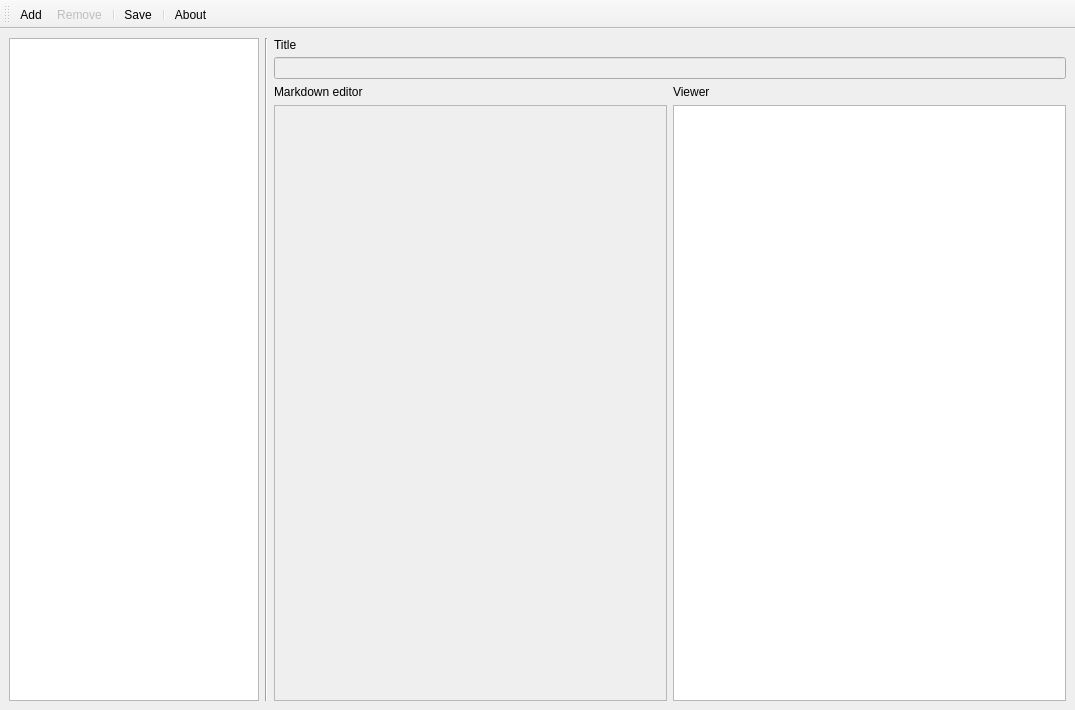
<?xml version="1.0" encoding="UTF-8"?>
<ui version="4.0">
 <class>MainWindow</class>
 <widget class="QMainWindow" name="MainWindow">
  <property name="geometry">
   <rect>
    <x>0</x>
    <y>0</y>
    <width>1075</width>
    <height>710</height>
   </rect>
  </property>
  <property name="minimumSize">
   <size>
    <width>1075</width>
    <height>710</height>
   </size>
  </property>
  <property name="windowTitle">
   <string>TaskNote</string>
  </property>
  <widget class="QWidget" name="centralwidget">
   <layout class="QGridLayout" name="gridLayout">
    <item row="0" column="0">
     <layout class="QHBoxLayout" name="horizontalLayout">
      <item>
       <widget class="QListWidget" name="noteList">
        <property name="maximumSize">
         <size>
          <width>250</width>
          <height>16777215</height>
         </size>
        </property>
       </widget>
      </item>
      <item>
       <widget class="Line" name="line">
        <property name="orientation">
         <enum>Qt::Vertical</enum>
        </property>
       </widget>
      </item>
      <item>
       <layout class="QVBoxLayout" name="verticalLayout">
        <item>
         <widget class="QLabel" name="label">
          <property name="maximumSize">
           <size>
            <width>16777215</width>
            <height>13</height>
           </size>
          </property>
          <property name="text">
           <string>Title</string>
          </property>
         </widget>
        </item>
        <item>
         <widget class="QLineEdit" name="titleEdit">
          <property name="enabled">
           <bool>false</bool>
          </property>
         </widget>
        </item>
        <item>
         <layout class="QHBoxLayout" name="horizontalLayout_3">
          <item>
           <widget class="QLabel" name="label_3">
            <property name="text">
             <string>Markdown editor</string>
            </property>
           </widget>
          </item>
          <item>
           <widget class="QLabel" name="label_2">
            <property name="text">
             <string>Viewer</string>
            </property>
           </widget>
          </item>
         </layout>
        </item>
        <item>
         <layout class="QHBoxLayout" name="horizontalLayout_2">
          <item>
           <widget class="QPlainTextEdit" name="contentEdit">
            <property name="enabled">
             <bool>false</bool>
            </property>
           </widget>
          </item>
          <item>
           <widget class="QTextEdit" name="markdownViewer">
            <property name="enabled">
             <bool>true</bool>
            </property>
            <property name="autoFormatting">
             <set>QTextEdit::AutoAll</set>
            </property>
            <property name="lineWrapMode">
             <enum>QTextEdit::WidgetWidth</enum>
            </property>
            <property name="readOnly">
             <bool>true</bool>
            </property>
            <property name="acceptRichText">
             <bool>false</bool>
            </property>
            <property name="textInteractionFlags">
             <set>Qt::TextSelectableByMouse</set>
            </property>
           </widget>
          </item>
         </layout>
        </item>
       </layout>
      </item>
     </layout>
    </item>
   </layout>
  </widget>
  <widget class="QToolBar" name="toolBar">
   <property name="maximumSize">
    <size>
     <width>16777215</width>
     <height>33</height>
    </size>
   </property>
   <property name="windowTitle">
    <string>toolBar</string>
   </property>
   <attribute name="toolBarArea">
    <enum>TopToolBarArea</enum>
   </attribute>
   <attribute name="toolBarBreak">
    <bool>false</bool>
   </attribute>
   <addaction name="actionAdd"/>
   <addaction name="actionRemove"/>
   <addaction name="separator"/>
   <addaction name="actionSave"/>
   <addaction name="separator"/>
   <addaction name="actionAbout"/>
  </widget>
  <action name="actionAdd">
   <property name="icon">
    <iconset resource="../../icons.qrc">
     <normaloff>:/icon/resources/outline_add_circle_outline_black_18dp.png</normaloff>:/icon/resources/outline_add_circle_outline_black_18dp.png</iconset>
   </property>
   <property name="text">
    <string>Add</string>
   </property>
  </action>
  <action name="actionRemove">
   <property name="enabled">
    <bool>false</bool>
   </property>
   <property name="icon">
    <iconset resource="../../icons.qrc">
     <normaloff>:/icon/resources/outline_delete_forever_black_18dp.png</normaloff>:/icon/resources/outline_delete_forever_black_18dp.png</iconset>
   </property>
   <property name="text">
    <string>Remove</string>
   </property>
  </action>
  <action name="actionSave">
   <property name="icon">
    <iconset resource="../../icons.qrc">
     <normaloff>:/icon/resources/outline_save_black_18dp.png</normaloff>:/icon/resources/outline_save_black_18dp.png</iconset>
   </property>
   <property name="text">
    <string>Save</string>
   </property>
  </action>
  <action name="actionAbout">
   <property name="icon">
    <iconset resource="../../icons.qrc">
     <normaloff>:/icon/resources/outline_help_outline_black_18dp.png</normaloff>:/icon/resources/outline_help_outline_black_18dp.png</iconset>
   </property>
   <property name="text">
    <string>About</string>
   </property>
  </action>
 </widget>
 <resources>
  <include location="../../icons.qrc"/>
 </resources>
 <connections/>
</ui>
